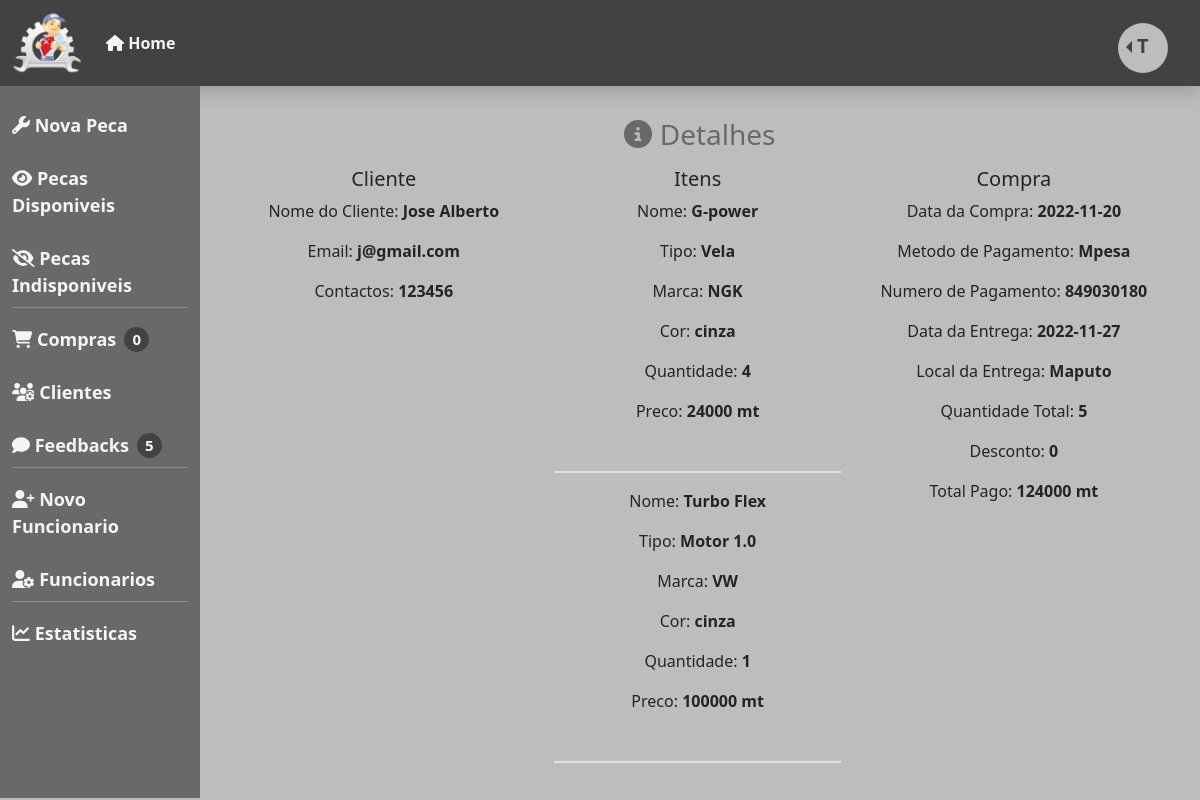
The page /gestao/views/DetalhesCompra.php?id=12 (signed in) on the database its author committed.
### tables this page shows
CREATE TABLE `compra` (
  `id` int(11) NOT NULL,
  `data_compra` date NOT NULL,
  `data_entrega` date NOT NULL,
  `local_entrega` varchar(512) NOT NULL,
  `quantidade_total` int(11) NOT NULL,
  `estado` varchar(100) NOT NULL,
  `desconto` int(11) NOT NULL,
  `total_pago` int(11) NOT NULL,
  `id_cliente` int(11) NOT NULL,
  `id_metodo` int(11) NOT NULL
);

CREATE TABLE `cliente` (
  `id` int(11) NOT NULL,
  `nome` varchar(100) NOT NULL,
  `apelido` varchar(100) NOT NULL,
  `email` varchar(512) NOT NULL,
  `contactos` varchar(100) NOT NULL,
  `morada` text NOT NULL,
  `nr_bi` varchar(50) NOT NULL
);

CREATE TABLE `compra_peca` (
  `id` int(11) NOT NULL,
  `quantidade` int(11) NOT NULL,
  `preco` int(11) NOT NULL,
  `id_peca` int(11) NOT NULL,
  `id_compra` int(11) NOT NULL
);

CREATE TABLE `peca` (
  `id` int(11) NOT NULL,
  `nome` varchar(512) NOT NULL,
  `tipo` varchar(100) NOT NULL,
  `tamanho` varchar(50) NOT NULL,
  `marca` varchar(512) NOT NULL,
  `preco` float NOT NULL,
  `data_fabrico` date NOT NULL,
  `local_fabrico` varchar(512) NOT NULL,
  `cor` varchar(50) NOT NULL,
  `status` varchar(100) NOT NULL,
  `quantidade` int(11) NOT NULL
);

CREATE TABLE `metodo_pagamento` (
  `id` int(11) NOT NULL,
  `metodo` varchar(50) NOT NULL,
  `numero` int(30) NOT NULL
);

### gestao/models/Compra.php (called while the page is built, shortened)
<?php
include_once '../../config/db.php';
class Compra
{
    public $conexao;
    function __construct()
    {
        $this->dbConnection = new dbConnection();
        $this->conexao = $this->dbConnection->connect();
        return $this->conexao;
    }
    public function selectOne($id)
    {
        $this->sql = $this->conexao->query("SELECT cliente.nome AS clinome, apelido,email,contactos,morada,nr_bi, data_entrega, data_compra, local_entrega, quantidade_total, estado, desconto, total_pago, metodo,numero FROM compra JOIN cliente,metodo_pagamento WHERE compra.id_cliente = cliente.id AND compra.id_metodo = metodo_pagamento.id AND compra.id = '$id'");
        $this->sql->execute();
        $this->dados = $this->sql->fetch(PDO::FETCH_OBJ);
        return $this->dados;
    }
}

### config/db.php (called while the page is built, shortened)
<?php
class dbConnection
{
     public $user = "root";
     public $password = "";
     public $db_name = "pecas_automoveis";
     public $host = "localhost";
     function connect()
     {
          try {
               $this->con = new PDO("mysql:host=$this->host;dbname=$this->db_name", $this->user, $this->password);
               return $this->con;
          } catch (PDOException $e) {
               return $e->getMessage();
          }
     }
}

### gestao/controllers/DetalhesCompraController.php (called while the page is built, shortened)
<?php
include_once '../models/Compra.php';
include_once '../models/Peca.php';
class DetalhesCompraController
{
    public function viewCompra($id){
        $this->compra = new Compra();
        $this->dados = $this->compra->selectOne($id);
        return $this->dados;
    }
    public function viewPecas($id){
        $this->peca = new Peca();
        $this->dados = $this->peca->selectOneCompra($id);
        return $this->dados;
    }
}
?>

### gestao/models/Peca.php (called while the page is built, shortened)
<?php
include_once '../../config/db.php';
class Peca
{
    private $conexao;
    function __construct()
    {
        $this->dbConnection = new dbConnection();
        $this->conexao = $this->dbConnection->connect();
        return $this->conexao;
    }
    public function selectOneCompra($id)
    {
        $this->sql = $this->conexao->query("SELECT compra_peca.preco AS preco1, compra_peca.quantidade AS quantidade1, nome, tipo,cor,marca FROM peca JOIN compra_peca WHERE peca.id=compra_peca.id_peca AND compra_peca.id_compra='$id'");
        $this->sql->execute();
        $this->dados = $this->sql->fetchAll(PDO::FETCH_OBJ);
        return $this->dados;
    }
}

### gestao/views/DetalhesCompra.php (the view)
<?php
include_once './head.php';
include_once '../controllers/DetalhesCompraController.php';
if(isset($_GET['id'])){
    $id = $_GET['id'];
}
$detalhes = new DetalhesCompraController();
$detalhes->actualizaEstado($id);
$compra = $detalhes->viewCompra($id);
$peca = $detalhes->viewPecas($id);
?>
<div class="container conteudo col-sm-10 p-3">
    <h3 class="text-center my-3"><i class="fa-solid fa-circle-info"></i> Detalhes</h3>
    <div class="container-fluid d-flex">
        <div class="Container text-center" style="width: 33%;">
            <h5 class="text-center">Cliente</h5>
            <p>Nome do Cliente: <b> <?php echo $compra->clinome." ".$compra->apelido ?> </b></p>
            <p>Email: <b><?php echo $compra->email ?> </b></p>
            <p>Contactos: <b><?php echo $compra->contactos ?></b></p>
        </div>
        <div class="container text-center overflow-y" style="width: 33%;">
            <h5 class="text-center">Itens</h5>
            <?php foreach ($peca as $key => $value) { ?>
            <p>Nome: <b><?php echo $value->nome ?></b></p>
            <p>Tipo: <b><?php echo $value->tipo ?></b></p>
            <p>Marca: <b><?php echo $value->marca ?></b></p>
            <p>Cor: <b><?php echo $value->cor ?></b></p>
            <p>Quantidade: <b><?php echo $value->quantidade1 ?></b></p>
            <p class="mb-5">Preco: <b><?php echo $value->preco1 ?> mt</b></p>
            <p class="border"></p>
            <?php } ?>
        </div>
        <div class="container text-center" style="width: 33%;">
            <h5 class="text-center">Compra</h5>
            <p>Data da Compra: <b><?php echo $compra->data_compra ?></b></p>
            <p>Metodo de Pagamento: <b><?php echo $compra->metodo ?></b></p>
            <p>Numero de Pagamento: <b><?php echo $compra->numero ?></b></p>
            <p>Data da Entrega: <b><?php echo $compra->data_entrega ?></b></p>
            <p>Local da Entrega: <b><?php echo $compra->local_entrega ?></b></p>
            <p>Quantidade Total: <b><?php echo $compra->quantidade_total ?></b></p>
            <p>Desconto: <b><?php echo $compra->desconto ?></b></p>
            <p>Total Pago: <b><?php echo $compra->total_pago ?> mt</b></p>
        </div>
    </div>
</div>

### assets/css/gestaoHome.css (style rules this page uses)
body { background-color: #bdbdbd; overflow: hidden; }
.conteudo h3 { color: #696969; }
.conteudo { overflow: auto; height: 89vh; }

### rows shown on the page
compra: id_cliente.nome "Jose", id_cliente.apelido "Alberto", id_cliente.email "j@gmail.com", id_cliente.contactos "123456", data_compra "2022-11-20", id_metodo.metodo "Mpesa", id_metodo.numero "849030180", data_entrega "2022-11-27", local_entrega "Maputo", quantidade_total "5", desconto "0", total_pago "124000"
compra_peca: id_peca.nome "G-power", id_peca.tipo "Vela", id_peca.marca "NGK", id_peca.cor "cinza", quantidade "4", preco "24000"
compra_peca: id_peca.nome "Turbo Flex", id_peca.tipo "Motor 1.0", id_peca.marca "VW", id_peca.cor "cinza", quantidade "1", preco "100000"

### other values the page prints
$head->getUserLetra() "T"
$head->totalComprasPendentes() "0"
